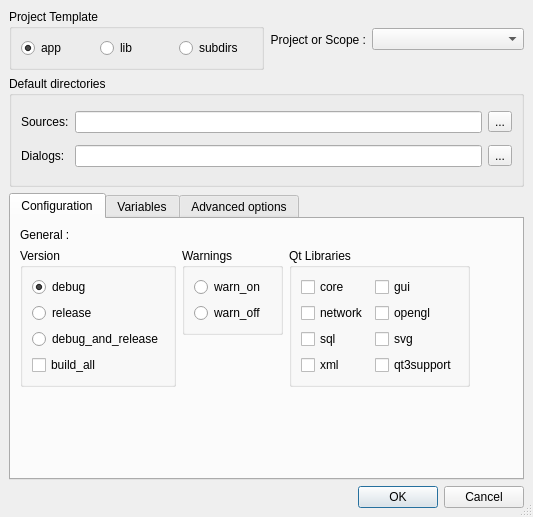
<ui version="4.0" >
 <class>ProjectPropertie</class>
 <widget class="QDialog" name="ProjectPropertie" >
  <property name="geometry" >
   <rect>
    <x>0</x>
    <y>0</y>
    <width>506</width>
    <height>517</height>
   </rect>
  </property>
  <property name="sizePolicy" >
   <sizepolicy vsizetype="Maximum" hsizetype="Maximum" >
    <horstretch>0</horstretch>
    <verstretch>0</verstretch>
   </sizepolicy>
  </property>
  <property name="windowTitle" >
   <string>Dialog</string>
  </property>
  <property name="windowIcon" >
   <iconset resource="../resources/resources.qrc" >:/divers/images/logo.png</iconset>
  </property>
  <property name="sizeGripEnabled" >
   <bool>true</bool>
  </property>
  <layout class="QGridLayout" >
   <property name="leftMargin" >
    <number>9</number>
   </property>
   <property name="topMargin" >
    <number>9</number>
   </property>
   <property name="rightMargin" >
    <number>9</number>
   </property>
   <property name="bottomMargin" >
    <number>9</number>
   </property>
   <property name="horizontalSpacing" >
    <number>6</number>
   </property>
   <property name="verticalSpacing" >
    <number>6</number>
   </property>
   <item row="0" column="0" >
    <layout class="QHBoxLayout" >
     <property name="spacing" >
      <number>6</number>
     </property>
     <property name="leftMargin" >
      <number>0</number>
     </property>
     <property name="topMargin" >
      <number>0</number>
     </property>
     <property name="rightMargin" >
      <number>0</number>
     </property>
     <property name="bottomMargin" >
      <number>0</number>
     </property>
     <item>
      <widget class="QGroupBox" name="projectTemplate" >
       <property name="sizePolicy" >
        <sizepolicy vsizetype="Preferred" hsizetype="Preferred" >
         <horstretch>0</horstretch>
         <verstretch>0</verstretch>
        </sizepolicy>
       </property>
       <property name="title" >
        <string>Project Template</string>
       </property>
       <layout class="QGridLayout" >
        <property name="leftMargin" >
         <number>9</number>
        </property>
        <property name="topMargin" >
         <number>9</number>
        </property>
        <property name="rightMargin" >
         <number>9</number>
        </property>
        <property name="bottomMargin" >
         <number>9</number>
        </property>
        <property name="horizontalSpacing" >
         <number>6</number>
        </property>
        <property name="verticalSpacing" >
         <number>6</number>
        </property>
        <item row="0" column="0" >
         <widget class="QRadioButton" name="app" >
          <property name="text" >
           <string>app</string>
          </property>
          <property name="checked" >
           <bool>true</bool>
          </property>
         </widget>
        </item>
        <item row="0" column="1" >
         <widget class="QRadioButton" name="lib" >
          <property name="text" >
           <string>lib</string>
          </property>
         </widget>
        </item>
        <item row="0" column="2" >
         <widget class="QRadioButton" name="subdirs" >
          <property name="text" >
           <string>subdirs</string>
          </property>
         </widget>
        </item>
       </layout>
      </widget>
     </item>
     <item>
      <layout class="QHBoxLayout" >
       <property name="spacing" >
        <number>6</number>
       </property>
       <property name="leftMargin" >
        <number>0</number>
       </property>
       <property name="topMargin" >
        <number>0</number>
       </property>
       <property name="rightMargin" >
        <number>0</number>
       </property>
       <property name="bottomMargin" >
        <number>0</number>
       </property>
       <item>
        <widget class="QLabel" name="labelPortee" >
         <property name="sizePolicy" >
          <sizepolicy vsizetype="Preferred" hsizetype="Maximum" >
           <horstretch>0</horstretch>
           <verstretch>0</verstretch>
          </sizepolicy>
         </property>
         <property name="text" >
          <string>Project or Scope :</string>
         </property>
         <property name="alignment" >
          <set>Qt::AlignRight|Qt::AlignTrailing|Qt::AlignVCenter</set>
         </property>
        </widget>
       </item>
       <item>
        <widget class="QComboBox" name="comboScope" />
       </item>
      </layout>
     </item>
    </layout>
   </item>
   <item row="1" column="0" >
    <widget class="QGroupBox" name="groupBox" >
     <property name="sizePolicy" >
      <sizepolicy vsizetype="Preferred" hsizetype="Expanding" >
       <horstretch>0</horstretch>
       <verstretch>0</verstretch>
      </sizepolicy>
     </property>
     <property name="title" >
      <string>Default directories</string>
     </property>
     <layout class="QGridLayout" >
      <property name="leftMargin" >
       <number>9</number>
      </property>
      <property name="topMargin" >
       <number>9</number>
      </property>
      <property name="rightMargin" >
       <number>9</number>
      </property>
      <property name="bottomMargin" >
       <number>9</number>
      </property>
      <property name="horizontalSpacing" >
       <number>6</number>
      </property>
      <property name="verticalSpacing" >
       <number>6</number>
      </property>
      <item row="1" column="0" >
       <widget class="QLabel" name="label_3" >
        <property name="text" >
         <string>Dialogs:</string>
        </property>
       </widget>
      </item>
      <item row="1" column="1" >
       <widget class="QLineEdit" name="uiDirectory" />
      </item>
      <item row="1" column="2" >
       <widget class="QToolButton" name="uiDirectoryButton" >
        <property name="text" >
         <string>...</string>
        </property>
       </widget>
      </item>
      <item row="0" column="2" >
       <widget class="QToolButton" name="srcDirectoryButton" >
        <property name="text" >
         <string>...</string>
        </property>
       </widget>
      </item>
      <item row="0" column="1" >
       <widget class="QLineEdit" name="srcDirectory" />
      </item>
      <item row="0" column="0" >
       <widget class="QLabel" name="label_6" >
        <property name="text" >
         <string>Sources:</string>
        </property>
       </widget>
      </item>
     </layout>
    </widget>
   </item>
   <item row="2" column="0" >
    <widget class="QTabWidget" name="tab" >
     <property name="sizePolicy" >
      <sizepolicy vsizetype="Maximum" hsizetype="Maximum" >
       <horstretch>0</horstretch>
       <verstretch>0</verstretch>
      </sizepolicy>
     </property>
     <property name="currentIndex" >
      <number>0</number>
     </property>
     <widget class="QWidget" name="tabConfig" >
      <attribute name="title" >
       <string>Configuration</string>
      </attribute>
      <layout class="QGridLayout" >
       <property name="leftMargin" >
        <number>9</number>
       </property>
       <property name="topMargin" >
        <number>9</number>
       </property>
       <property name="rightMargin" >
        <number>9</number>
       </property>
       <property name="bottomMargin" >
        <number>9</number>
       </property>
       <property name="horizontalSpacing" >
        <number>6</number>
       </property>
       <property name="verticalSpacing" >
        <number>6</number>
       </property>
       <item row="0" column="0" >
        <layout class="QVBoxLayout" >
         <property name="spacing" >
          <number>6</number>
         </property>
         <property name="leftMargin" >
          <number>0</number>
         </property>
         <property name="topMargin" >
          <number>0</number>
         </property>
         <property name="rightMargin" >
          <number>0</number>
         </property>
         <property name="bottomMargin" >
          <number>0</number>
         </property>
         <item>
          <layout class="QHBoxLayout" >
           <property name="spacing" >
            <number>6</number>
           </property>
           <property name="leftMargin" >
            <number>0</number>
           </property>
           <property name="topMargin" >
            <number>0</number>
           </property>
           <property name="rightMargin" >
            <number>0</number>
           </property>
           <property name="bottomMargin" >
            <number>0</number>
           </property>
           <item>
            <layout class="QVBoxLayout" >
             <property name="spacing" >
              <number>6</number>
             </property>
             <property name="leftMargin" >
              <number>0</number>
             </property>
             <property name="topMargin" >
              <number>0</number>
             </property>
             <property name="rightMargin" >
              <number>0</number>
             </property>
             <property name="bottomMargin" >
              <number>0</number>
             </property>
             <item>
              <widget class="QLabel" name="label_5" >
               <property name="text" >
                <string>General :</string>
               </property>
              </widget>
             </item>
             <item>
              <layout class="QHBoxLayout" >
               <property name="spacing" >
                <number>6</number>
               </property>
               <property name="leftMargin" >
                <number>0</number>
               </property>
               <property name="topMargin" >
                <number>0</number>
               </property>
               <property name="rightMargin" >
                <number>0</number>
               </property>
               <property name="bottomMargin" >
                <number>0</number>
               </property>
               <item>
                <layout class="QVBoxLayout" >
                 <property name="spacing" >
                  <number>6</number>
                 </property>
                 <property name="leftMargin" >
                  <number>0</number>
                 </property>
                 <property name="topMargin" >
                  <number>0</number>
                 </property>
                 <property name="rightMargin" >
                  <number>0</number>
                 </property>
                 <property name="bottomMargin" >
                  <number>0</number>
                 </property>
                 <item>
                  <widget class="QGroupBox" name="groupeDebug" >
                   <property name="title" >
                    <string>Version</string>
                   </property>
                   <layout class="QGridLayout" >
                    <property name="leftMargin" >
                     <number>9</number>
                    </property>
                    <property name="topMargin" >
                     <number>9</number>
                    </property>
                    <property name="rightMargin" >
                     <number>9</number>
                    </property>
                    <property name="bottomMargin" >
                     <number>9</number>
                    </property>
                    <property name="horizontalSpacing" >
                     <number>6</number>
                    </property>
                    <property name="verticalSpacing" >
                     <number>6</number>
                    </property>
                    <item row="3" column="0" >
                     <widget class="QCheckBox" name="build_all" >
                      <property name="text" >
                       <string>build_all</string>
                      </property>
                     </widget>
                    </item>
                    <item row="0" column="0" >
                     <widget class="QRadioButton" name="debug" >
                      <property name="text" >
                       <string>debug</string>
                      </property>
                      <property name="checked" >
                       <bool>true</bool>
                      </property>
                     </widget>
                    </item>
                    <item row="1" column="0" >
                     <widget class="QRadioButton" name="release" >
                      <property name="text" >
                       <string>release</string>
                      </property>
                     </widget>
                    </item>
                    <item row="2" column="0" >
                     <widget class="QRadioButton" name="debug_and_release" >
                      <property name="text" >
                       <string>debug_and_release</string>
                      </property>
                     </widget>
                    </item>
                   </layout>
                  </widget>
                 </item>
                 <item>
                  <spacer>
                   <property name="orientation" >
                    <enum>Qt::Vertical</enum>
                   </property>
                   <property name="sizeType" >
                    <enum>QSizePolicy::Maximum</enum>
                   </property>
                   <property name="sizeHint" >
                    <size>
                     <width>20</width>
                     <height>40</height>
                    </size>
                   </property>
                  </spacer>
                 </item>
                </layout>
               </item>
               <item>
                <layout class="QVBoxLayout" >
                 <property name="spacing" >
                  <number>6</number>
                 </property>
                 <property name="leftMargin" >
                  <number>0</number>
                 </property>
                 <property name="topMargin" >
                  <number>0</number>
                 </property>
                 <property name="rightMargin" >
                  <number>0</number>
                 </property>
                 <property name="bottomMargin" >
                  <number>0</number>
                 </property>
                 <item>
                  <widget class="QGroupBox" name="groupeWarn" >
                   <property name="title" >
                    <string>Warnings</string>
                   </property>
                   <layout class="QGridLayout" >
                    <property name="leftMargin" >
                     <number>9</number>
                    </property>
                    <property name="topMargin" >
                     <number>9</number>
                    </property>
                    <property name="rightMargin" >
                     <number>9</number>
                    </property>
                    <property name="bottomMargin" >
                     <number>9</number>
                    </property>
                    <property name="horizontalSpacing" >
                     <number>6</number>
                    </property>
                    <property name="verticalSpacing" >
                     <number>6</number>
                    </property>
                    <item row="1" column="0" >
                     <widget class="QRadioButton" name="warn_off" >
                      <property name="text" >
                       <string>warn_off</string>
                      </property>
                     </widget>
                    </item>
                    <item row="0" column="0" >
                     <widget class="QRadioButton" name="warn_on" >
                      <property name="text" >
                       <string>warn_on</string>
                      </property>
                      <property name="checked" >
                       <bool>false</bool>
                      </property>
                     </widget>
                    </item>
                   </layout>
                  </widget>
                 </item>
                 <item>
                  <spacer>
                   <property name="orientation" >
                    <enum>Qt::Vertical</enum>
                   </property>
                   <property name="sizeHint" >
                    <size>
                     <width>101</width>
                     <height>21</height>
                    </size>
                   </property>
                  </spacer>
                 </item>
                </layout>
               </item>
               <item>
                <layout class="QVBoxLayout" >
                 <property name="spacing" >
                  <number>6</number>
                 </property>
                 <property name="leftMargin" >
                  <number>0</number>
                 </property>
                 <property name="topMargin" >
                  <number>0</number>
                 </property>
                 <property name="rightMargin" >
                  <number>0</number>
                 </property>
                 <property name="bottomMargin" >
                  <number>0</number>
                 </property>
                 <item>
                  <widget class="QGroupBox" name="groupeBibliotheques" >
                   <property name="title" >
                    <string>Qt Libraries</string>
                   </property>
                   <layout class="QGridLayout" >
                    <property name="leftMargin" >
                     <number>9</number>
                    </property>
                    <property name="topMargin" >
                     <number>9</number>
                    </property>
                    <property name="rightMargin" >
                     <number>9</number>
                    </property>
                    <property name="bottomMargin" >
                     <number>9</number>
                    </property>
                    <property name="horizontalSpacing" >
                     <number>6</number>
                    </property>
                    <property name="verticalSpacing" >
                     <number>6</number>
                    </property>
                    <item row="0" column="0" >
                     <layout class="QHBoxLayout" >
                      <property name="spacing" >
                       <number>6</number>
                      </property>
                      <property name="leftMargin" >
                       <number>0</number>
                      </property>
                      <property name="topMargin" >
                       <number>0</number>
                      </property>
                      <property name="rightMargin" >
                       <number>0</number>
                      </property>
                      <property name="bottomMargin" >
                       <number>0</number>
                      </property>
                      <item>
                       <layout class="QVBoxLayout" >
                        <property name="spacing" >
                         <number>6</number>
                        </property>
                        <property name="leftMargin" >
                         <number>0</number>
                        </property>
                        <property name="topMargin" >
                         <number>0</number>
                        </property>
                        <property name="rightMargin" >
                         <number>0</number>
                        </property>
                        <property name="bottomMargin" >
                         <number>0</number>
                        </property>
                        <item>
                         <widget class="QCheckBox" name="core" >
                          <property name="text" >
                           <string>core</string>
                          </property>
                         </widget>
                        </item>
                        <item>
                         <widget class="QCheckBox" name="network" >
                          <property name="text" >
                           <string>network</string>
                          </property>
                         </widget>
                        </item>
                        <item>
                         <widget class="QCheckBox" name="sql" >
                          <property name="text" >
                           <string>sql</string>
                          </property>
                         </widget>
                        </item>
                        <item>
                         <widget class="QCheckBox" name="xml" >
                          <property name="text" >
                           <string>xml</string>
                          </property>
                         </widget>
                        </item>
                       </layout>
                      </item>
                      <item>
                       <layout class="QVBoxLayout" >
                        <property name="spacing" >
                         <number>6</number>
                        </property>
                        <property name="leftMargin" >
                         <number>0</number>
                        </property>
                        <property name="topMargin" >
                         <number>0</number>
                        </property>
                        <property name="rightMargin" >
                         <number>0</number>
                        </property>
                        <property name="bottomMargin" >
                         <number>0</number>
                        </property>
                        <item>
                         <widget class="QCheckBox" name="gui" >
                          <property name="text" >
                           <string>gui</string>
                          </property>
                         </widget>
                        </item>
                        <item>
                         <widget class="QCheckBox" name="libopengl" >
                          <property name="text" >
                           <string>opengl</string>
                          </property>
                         </widget>
                        </item>
                        <item>
                         <widget class="QCheckBox" name="svg" >
                          <property name="text" >
                           <string>svg</string>
                          </property>
                         </widget>
                        </item>
                        <item>
                         <widget class="QCheckBox" name="qt3support" >
                          <property name="text" >
                           <string>qt3support</string>
                          </property>
                         </widget>
                        </item>
                       </layout>
                      </item>
                     </layout>
                    </item>
                   </layout>
                  </widget>
                 </item>
                 <item>
                  <spacer>
                   <property name="orientation" >
                    <enum>Qt::Vertical</enum>
                   </property>
                   <property name="sizeHint" >
                    <size>
                     <width>20</width>
                     <height>20</height>
                    </size>
                   </property>
                  </spacer>
                 </item>
                </layout>
               </item>
              </layout>
             </item>
            </layout>
           </item>
           <item>
            <spacer>
             <property name="orientation" >
              <enum>Qt::Horizontal</enum>
             </property>
             <property name="sizeHint" >
              <size>
               <width>40</width>
               <height>20</height>
              </size>
             </property>
            </spacer>
           </item>
          </layout>
         </item>
         <item>
          <spacer>
           <property name="orientation" >
            <enum>Qt::Vertical</enum>
           </property>
           <property name="sizeHint" >
            <size>
             <width>20</width>
             <height>40</height>
            </size>
           </property>
          </spacer>
         </item>
        </layout>
       </item>
      </layout>
     </widget>
     <widget class="QWidget" name="tabVariables" >
      <attribute name="title" >
       <string>Variables</string>
      </attribute>
      <layout class="QGridLayout" >
       <property name="leftMargin" >
        <number>9</number>
       </property>
       <property name="topMargin" >
        <number>9</number>
       </property>
       <property name="rightMargin" >
        <number>9</number>
       </property>
       <property name="bottomMargin" >
        <number>9</number>
       </property>
       <property name="horizontalSpacing" >
        <number>6</number>
       </property>
       <property name="verticalSpacing" >
        <number>6</number>
       </property>
       <item row="0" column="0" >
        <layout class="QVBoxLayout" >
         <property name="spacing" >
          <number>6</number>
         </property>
         <property name="leftMargin" >
          <number>0</number>
         </property>
         <property name="topMargin" >
          <number>0</number>
         </property>
         <property name="rightMargin" >
          <number>0</number>
         </property>
         <property name="bottomMargin" >
          <number>0</number>
         </property>
         <item>
          <layout class="QHBoxLayout" >
           <property name="spacing" >
            <number>6</number>
           </property>
           <property name="leftMargin" >
            <number>0</number>
           </property>
           <property name="topMargin" >
            <number>0</number>
           </property>
           <property name="rightMargin" >
            <number>0</number>
           </property>
           <property name="bottomMargin" >
            <number>0</number>
           </property>
           <item>
            <layout class="QVBoxLayout" >
             <property name="spacing" >
              <number>6</number>
             </property>
             <property name="leftMargin" >
              <number>0</number>
             </property>
             <property name="topMargin" >
              <number>0</number>
             </property>
             <property name="rightMargin" >
              <number>0</number>
             </property>
             <property name="bottomMargin" >
              <number>0</number>
             </property>
             <item>
              <widget class="QLabel" name="labelVariables" >
               <property name="sizePolicy" >
                <sizepolicy vsizetype="Maximum" hsizetype="Preferred" >
                 <horstretch>0</horstretch>
                 <verstretch>0</verstretch>
                </sizepolicy>
               </property>
               <property name="text" >
                <string>Variable :</string>
               </property>
              </widget>
             </item>
             <item>
              <widget class="QListWidget" name="variablesList" >
               <property name="sizePolicy" >
                <sizepolicy vsizetype="Minimum" hsizetype="Maximum" >
                 <horstretch>0</horstretch>
                 <verstretch>0</verstretch>
                </sizepolicy>
               </property>
              </widget>
             </item>
             <item>
              <layout class="QHBoxLayout" >
               <property name="spacing" >
                <number>6</number>
               </property>
               <property name="leftMargin" >
                <number>0</number>
               </property>
               <property name="topMargin" >
                <number>0</number>
               </property>
               <property name="rightMargin" >
                <number>0</number>
               </property>
               <property name="bottomMargin" >
                <number>0</number>
               </property>
               <item>
                <widget class="QToolButton" name="addVariable" >
                 <property name="text" >
                  <string>...</string>
                 </property>
                 <property name="icon" >
                  <iconset resource="../resources/resources.qrc" >:/divers/images/ajouter.png</iconset>
                 </property>
                </widget>
               </item>
               <item>
                <widget class="QToolButton" name="deleteVariable" >
                 <property name="text" >
                  <string>...</string>
                 </property>
                 <property name="icon" >
                  <iconset resource="../resources/resources.qrc" >:/divers/images/supprimer.png</iconset>
                 </property>
                </widget>
               </item>
               <item>
                <spacer>
                 <property name="orientation" >
                  <enum>Qt::Horizontal</enum>
                 </property>
                 <property name="sizeHint" >
                  <size>
                   <width>40</width>
                   <height>20</height>
                  </size>
                 </property>
                </spacer>
               </item>
              </layout>
             </item>
            </layout>
           </item>
           <item>
            <layout class="QVBoxLayout" >
             <property name="spacing" >
              <number>6</number>
             </property>
             <property name="leftMargin" >
              <number>0</number>
             </property>
             <property name="topMargin" >
              <number>0</number>
             </property>
             <property name="rightMargin" >
              <number>0</number>
             </property>
             <property name="bottomMargin" >
              <number>0</number>
             </property>
             <item>
              <widget class="QLabel" name="labelValeurs" >
               <property name="sizePolicy" >
                <sizepolicy vsizetype="Maximum" hsizetype="Preferred" >
                 <horstretch>0</horstretch>
                 <verstretch>0</verstretch>
                </sizepolicy>
               </property>
               <property name="text" >
                <string>Values :</string>
               </property>
              </widget>
             </item>
             <item>
              <widget class="QListWidget" name="valuesList" >
               <property name="sizePolicy" >
                <sizepolicy vsizetype="Preferred" hsizetype="Maximum" >
                 <horstretch>0</horstretch>
                 <verstretch>0</verstretch>
                </sizepolicy>
               </property>
              </widget>
             </item>
             <item>
              <layout class="QHBoxLayout" >
               <property name="spacing" >
                <number>6</number>
               </property>
               <property name="leftMargin" >
                <number>0</number>
               </property>
               <property name="topMargin" >
                <number>0</number>
               </property>
               <property name="rightMargin" >
                <number>0</number>
               </property>
               <property name="bottomMargin" >
                <number>0</number>
               </property>
               <item>
                <widget class="QToolButton" name="addValue" >
                 <property name="text" >
                  <string>...</string>
                 </property>
                 <property name="icon" >
                  <iconset resource="../resources/resources.qrc" >:/divers/images/ajouter.png</iconset>
                 </property>
                </widget>
               </item>
               <item>
                <widget class="QToolButton" name="deleteValue" >
                 <property name="text" >
                  <string>...</string>
                 </property>
                 <property name="icon" >
                  <iconset resource="../resources/resources.qrc" >:/divers/images/supprimer.png</iconset>
                 </property>
                </widget>
               </item>
               <item>
                <widget class="QToolButton" name="modifyValue" >
                 <property name="text" >
                  <string>...</string>
                 </property>
                 <property name="icon" >
                  <iconset resource="../resources/resources.qrc" >:/toolbar/images/edit.png</iconset>
                 </property>
                </widget>
               </item>
               <item>
                <spacer>
                 <property name="orientation" >
                  <enum>Qt::Horizontal</enum>
                 </property>
                 <property name="sizeHint" >
                  <size>
                   <width>131</width>
                   <height>20</height>
                  </size>
                 </property>
                </spacer>
               </item>
              </layout>
             </item>
            </layout>
           </item>
          </layout>
         </item>
        </layout>
       </item>
      </layout>
     </widget>
     <widget class="QWidget" name="tab_2" >
      <attribute name="title" >
       <string>Advanced options</string>
      </attribute>
      <layout class="QVBoxLayout" >
       <item>
        <widget class="QGroupBox" name="groupeAvancees" >
         <property name="title" >
          <string>Advanced Options</string>
         </property>
         <layout class="QGridLayout" >
          <property name="leftMargin" >
           <number>9</number>
          </property>
          <property name="topMargin" >
           <number>9</number>
          </property>
          <property name="rightMargin" >
           <number>9</number>
          </property>
          <property name="bottomMargin" >
           <number>9</number>
          </property>
          <property name="horizontalSpacing" >
           <number>6</number>
          </property>
          <property name="verticalSpacing" >
           <number>6</number>
          </property>
          <item row="0" column="0" >
           <layout class="QVBoxLayout" >
            <property name="spacing" >
             <number>6</number>
            </property>
            <property name="leftMargin" >
             <number>0</number>
            </property>
            <property name="topMargin" >
             <number>0</number>
            </property>
            <property name="rightMargin" >
             <number>0</number>
            </property>
            <property name="bottomMargin" >
             <number>0</number>
            </property>
            <item>
             <layout class="QHBoxLayout" >
              <property name="spacing" >
               <number>6</number>
              </property>
              <property name="leftMargin" >
               <number>0</number>
              </property>
              <property name="topMargin" >
               <number>0</number>
              </property>
              <property name="rightMargin" >
               <number>0</number>
              </property>
              <property name="bottomMargin" >
               <number>0</number>
              </property>
              <item>
               <layout class="QVBoxLayout" >
                <property name="spacing" >
                 <number>6</number>
                </property>
                <property name="leftMargin" >
                 <number>0</number>
                </property>
                <property name="topMargin" >
                 <number>0</number>
                </property>
                <property name="rightMargin" >
                 <number>0</number>
                </property>
                <property name="bottomMargin" >
                 <number>0</number>
                </property>
                <item>
                 <widget class="QCheckBox" name="app_bundle" >
                  <property name="text" >
                   <string>app_bundle</string>
                  </property>
                 </widget>
                </item>
                <item>
                 <widget class="QCheckBox" name="assistant" >
                  <property name="text" >
                   <string>assistant</string>
                  </property>
                 </widget>
                </item>
                <item>
                 <widget class="QCheckBox" name="console" >
                  <property name="text" >
                   <string>console</string>
                  </property>
                 </widget>
                </item>
                <item>
                 <widget class="QCheckBox" name="designer" >
                  <property name="text" >
                   <string>designer</string>
                  </property>
                 </widget>
                </item>
                <item>
                 <widget class="QCheckBox" name="dll" >
                  <property name="text" >
                   <string>dll</string>
                  </property>
                 </widget>
                </item>
               </layout>
              </item>
              <item>
               <layout class="QVBoxLayout" >
                <property name="spacing" >
                 <number>6</number>
                </property>
                <property name="leftMargin" >
                 <number>0</number>
                </property>
                <property name="topMargin" >
                 <number>0</number>
                </property>
                <property name="rightMargin" >
                 <number>0</number>
                </property>
                <property name="bottomMargin" >
                 <number>0</number>
                </property>
                <item>
                 <widget class="QCheckBox" name="exceptions" >
                  <property name="text" >
                   <string>exceptions</string>
                  </property>
                 </widget>
                </item>
                <item>
                 <widget class="QCheckBox" name="lib_bundle" >
                  <property name="text" >
                   <string>lib_bundle</string>
                  </property>
                 </widget>
                </item>
                <item>
                 <widget class="QCheckBox" name="no_lflags_merge" >
                  <property name="text" >
                   <string>no_lflags_merge</string>
                  </property>
                 </widget>
                </item>
                <item>
                 <widget class="QCheckBox" name="opengl" >
                  <property name="text" >
                   <string>opengl</string>
                  </property>
                 </widget>
                </item>
                <item>
                 <widget class="QCheckBox" name="plugin" >
                  <property name="text" >
                   <string>plugin</string>
                  </property>
                 </widget>
                </item>
               </layout>
              </item>
              <item>
               <layout class="QVBoxLayout" >
                <property name="spacing" >
                 <number>6</number>
                </property>
                <property name="leftMargin" >
                 <number>0</number>
                </property>
                <property name="topMargin" >
                 <number>0</number>
                </property>
                <property name="rightMargin" >
                 <number>0</number>
                </property>
                <property name="bottomMargin" >
                 <number>0</number>
                </property>
                <item>
                 <widget class="QCheckBox" name="ppc" >
                  <property name="text" >
                   <string>ppc</string>
                  </property>
                 </widget>
                </item>
                <item>
                 <widget class="QCheckBox" name="qaxcontainer" >
                  <property name="text" >
                   <string>qaxcontainer</string>
                  </property>
                 </widget>
                </item>
                <item>
                 <widget class="QCheckBox" name="qaxserver" >
                  <property name="text" >
                   <string>qaxserver</string>
                  </property>
                 </widget>
                </item>
                <item>
                 <widget class="QCheckBox" name="qt" >
                  <property name="text" >
                   <string>qt</string>
                  </property>
                  <property name="checked" >
                   <bool>false</bool>
                  </property>
                 </widget>
                </item>
                <item>
                 <widget class="QCheckBox" name="qtestlib" >
                  <property name="text" >
                   <string>qtestlib</string>
                  </property>
                 </widget>
                </item>
               </layout>
              </item>
              <item>
               <layout class="QVBoxLayout" >
                <property name="spacing" >
                 <number>6</number>
                </property>
                <property name="leftMargin" >
                 <number>0</number>
                </property>
                <property name="topMargin" >
                 <number>0</number>
                </property>
                <property name="rightMargin" >
                 <number>0</number>
                </property>
                <property name="bottomMargin" >
                 <number>0</number>
                </property>
                <item>
                 <widget class="QCheckBox" name="resources" >
                  <property name="text" >
                   <string>resources</string>
                  </property>
                 </widget>
                </item>
                <item>
                 <widget class="QCheckBox" name="rtti" >
                  <property name="text" >
                   <string>rtti</string>
                  </property>
                 </widget>
                </item>
                <item>
                 <widget class="QCheckBox" name="staticlib" >
                  <property name="text" >
                   <string>staticlib</string>
                  </property>
                 </widget>
                </item>
                <item>
                 <widget class="QCheckBox" name="stl" >
                  <property name="text" >
                   <string>stl</string>
                  </property>
                 </widget>
                </item>
                <item>
                 <widget class="QCheckBox" name="Thread" >
                  <property name="text" >
                   <string>thread</string>
                  </property>
                 </widget>
                </item>
               </layout>
              </item>
              <item>
               <layout class="QVBoxLayout" >
                <property name="spacing" >
                 <number>6</number>
                </property>
                <property name="leftMargin" >
                 <number>0</number>
                </property>
                <property name="topMargin" >
                 <number>0</number>
                </property>
                <property name="rightMargin" >
                 <number>0</number>
                </property>
                <property name="bottomMargin" >
                 <number>0</number>
                </property>
                <item>
                 <widget class="QCheckBox" name="uic3" >
                  <property name="text" >
                   <string>uic3</string>
                  </property>
                 </widget>
                </item>
                <item>
                 <widget class="QCheckBox" name="uitools" >
                  <property name="text" >
                   <string>uitools</string>
                  </property>
                 </widget>
                </item>
                <item>
                 <widget class="QCheckBox" name="windows" >
                  <property name="text" >
                   <string>windows</string>
                  </property>
                 </widget>
                </item>
                <item>
                 <widget class="QCheckBox" name="x11" >
                  <property name="text" >
                   <string>x11</string>
                  </property>
                 </widget>
                </item>
                <item>
                 <widget class="QCheckBox" name="x86" >
                  <property name="text" >
                   <string>x86</string>
                  </property>
                 </widget>
                </item>
               </layout>
              </item>
             </layout>
            </item>
            <item>
             <spacer>
              <property name="orientation" >
               <enum>Qt::Vertical</enum>
              </property>
              <property name="sizeHint" >
               <size>
                <width>20</width>
                <height>40</height>
               </size>
              </property>
             </spacer>
            </item>
            <item>
             <layout class="QHBoxLayout" >
              <property name="spacing" >
               <number>6</number>
              </property>
              <property name="leftMargin" >
               <number>0</number>
              </property>
              <property name="topMargin" >
               <number>0</number>
              </property>
              <property name="rightMargin" >
               <number>0</number>
              </property>
              <property name="bottomMargin" >
               <number>0</number>
              </property>
              <item>
               <widget class="QLabel" name="label_4" >
                <property name="text" >
                 <string>Free CONFIG variables :</string>
                </property>
               </widget>
              </item>
              <item>
               <widget class="QLineEdit" name="supplement" />
              </item>
             </layout>
            </item>
           </layout>
          </item>
         </layout>
        </widget>
       </item>
      </layout>
     </widget>
    </widget>
   </item>
   <item row="4" column="0" >
    <layout class="QHBoxLayout" >
     <property name="spacing" >
      <number>6</number>
     </property>
     <property name="leftMargin" >
      <number>0</number>
     </property>
     <property name="topMargin" >
      <number>0</number>
     </property>
     <property name="rightMargin" >
      <number>0</number>
     </property>
     <property name="bottomMargin" >
      <number>0</number>
     </property>
     <item>
      <layout class="QHBoxLayout" >
       <property name="spacing" >
        <number>6</number>
       </property>
       <property name="leftMargin" >
        <number>0</number>
       </property>
       <property name="topMargin" >
        <number>0</number>
       </property>
       <property name="rightMargin" >
        <number>0</number>
       </property>
       <property name="bottomMargin" >
        <number>0</number>
       </property>
       <item>
        <spacer>
         <property name="orientation" >
          <enum>Qt::Horizontal</enum>
         </property>
         <property name="sizeHint" >
          <size>
           <width>40</width>
           <height>20</height>
          </size>
         </property>
        </spacer>
       </item>
       <item>
        <widget class="QPushButton" name="okButton" >
         <property name="text" >
          <string>OK</string>
         </property>
        </widget>
       </item>
       <item>
        <widget class="QPushButton" name="cancelButton" >
         <property name="text" >
          <string>Cancel</string>
         </property>
        </widget>
       </item>
      </layout>
     </item>
    </layout>
   </item>
  </layout>
 </widget>
 <resources>
  <include location="../resources/resources.qrc" />
 </resources>
 <connections>
  <connection>
   <sender>cancelButton</sender>
   <signal>clicked(bool)</signal>
   <receiver>ProjectPropertie</receiver>
   <slot>reject()</slot>
   <hints>
    <hint type="sourcelabel" >
     <x>496</x>
     <y>617</y>
    </hint>
    <hint type="destinationlabel" >
     <x>475</x>
     <y>267</y>
    </hint>
   </hints>
  </connection>
 </connections>
</ui>
